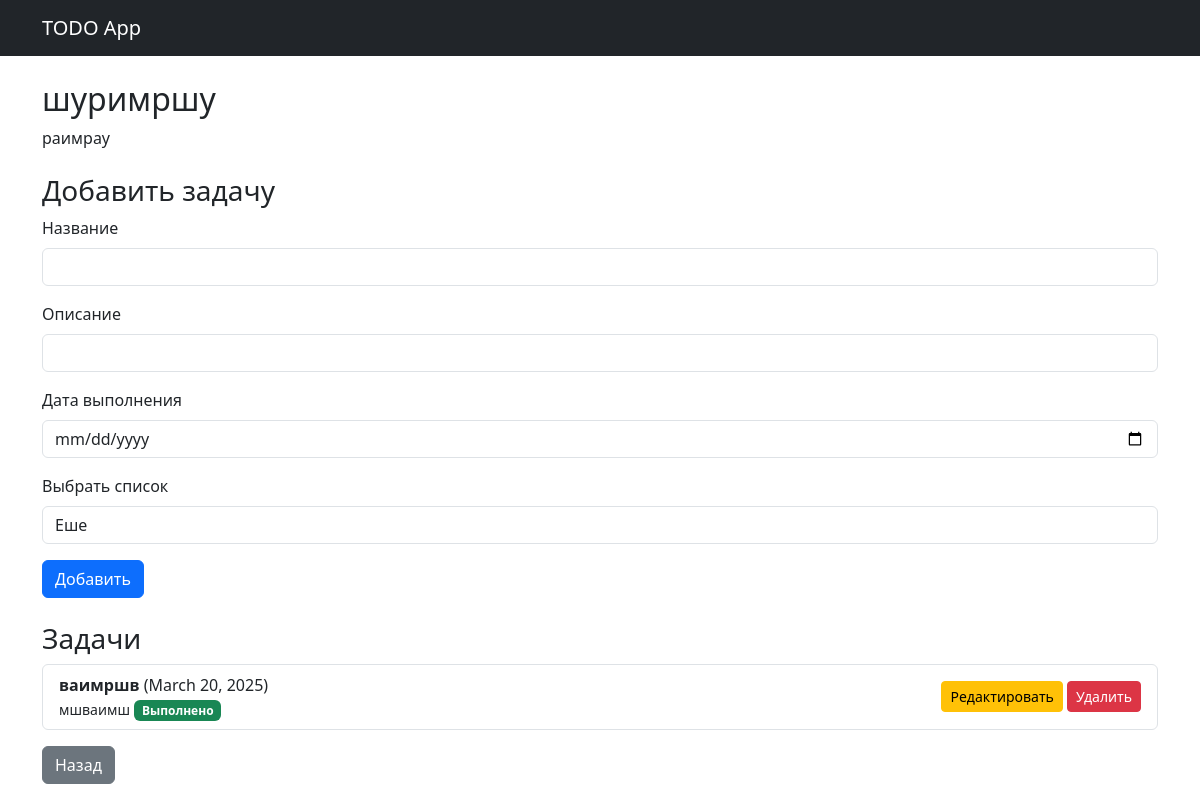
Page /todo-lists/3/ on the committed database.
### todos/models.py (models this page shows, shortened)
class TodoList(models.Model):
    title = models.CharField(max_length=255)
    description = models.TextField(blank=True)

class Todo(models.Model):
    title = models.CharField(max_length=255)
    description = models.TextField(blank=True)
    due_date = models.DateField()
    status = models.BooleanField(default=False)
    todo_list = models.ForeignKey(TodoList, on_delete=models.CASCADE, related_name="todos")

### todos/views.py (the view)
# urls.py: path('todo-lists/<int:list_id>/', views.todo_list_detail, name='todo_list_detail'),
def todo_list_detail(request, list_id):
    todo_list = TodoList.objects.get(id=list_id)
    todo_lists = TodoList.objects.all()
    if request.method == "POST":
        form = TodoForm(request.POST)
        if form.is_valid():
            form.save()
            return redirect('todo_list_detail', list_id=list_id)
    else:
        form = TodoForm()
    return render(request, 'todos/todo_list_detail.html', {
        'todo_list': todo_list,
        'todo_lists': todo_lists,
        'form': form
    })

### todos/forms.py
class TodoForm(forms.ModelForm):
    class Meta:
        model = Todo
        fields = ['title', 'description', 'due_date', 'status', 'todo_list']
        widgets = {
            'due_date': forms.DateInput(attrs={'type': 'date'}),
            'todo_list': forms.Select(),
        }

### todos/templates/todos/todo_list_detail.html (shortened to what this page needs)
{% extends 'todos/base.html' %}
{% block content %}
<h2>{{ todo_list.title }}</h2>
<p>{{ todo_list.description }}</p>
<h3 class="mt-4">Добавить задачу</h3>
<form method="post" class="mb-4">
    <div class="mb-3">
        <label class="form-label">Название</label>
        <input type="text" name="title" class="form-control" required>
    </div>
    <div class="mb-3">
        <label class="form-label">Описание</label>
        <input type="text" name="description" class="form-control" required>
    </div>
    <div class="mb-3">
        <label class="form-label">Дата выполнения</label>
        <input type="date" name="due_date" class="form-control" required>
    </div>
    <div class="mb-3">
        <label class="form-label">Выбрать список</label>
        <select name="todo_list" class="form-control" required>
            {% for list in todo_lists %}
                <option value="{{ list.id }}">{{ list.title }}</option>
            {% endfor %}
        </select>
    </div>
    <button type="submit" class="btn btn-primary">Добавить</button>
</form>
<h3>Задачи</h3>
<ul class="list-group">
    {% for todo in todo_list.todos.all %}
    <li class="list-group-item d-flex justify-content-between align-items-center">
        <div>
            <strong>{{ todo.title }}</strong> ({{ todo.due_date }}) <br>
            <small>{{ todo.description }}</small>
            {% if todo.status %}
            <span class="badge bg-success">Выполнено</span>
            {% else %}
            <span class="badge bg-warning">Не выполнено</span>
            {% endif %}
        </div>
        <div>
            <a href="{% url 'edit_todo' todo.id %}" class="btn btn-sm btn-warning">Редактировать</a>
            <a href="{% url 'delete_todo' todo.id %}" class="btn btn-sm btn-danger">Удалить</a>
        </div>
    </li>
    {% empty %}
    <p>Пока нет задач...</p>
    {% endfor %}
</ul>
<a href="{% url 'todo_lists' %}" class="btn btn-secondary mt-3">Назад</a>
{% endblock %}

### rows in the picture
TodoList: title "шуримршу", description "раимрау"
Todo: title "ваимршв", due_date "March 20, 2025", description "мшваимш", status "Выполнено"

### other values in the picture
form field todo_list "Еше"
